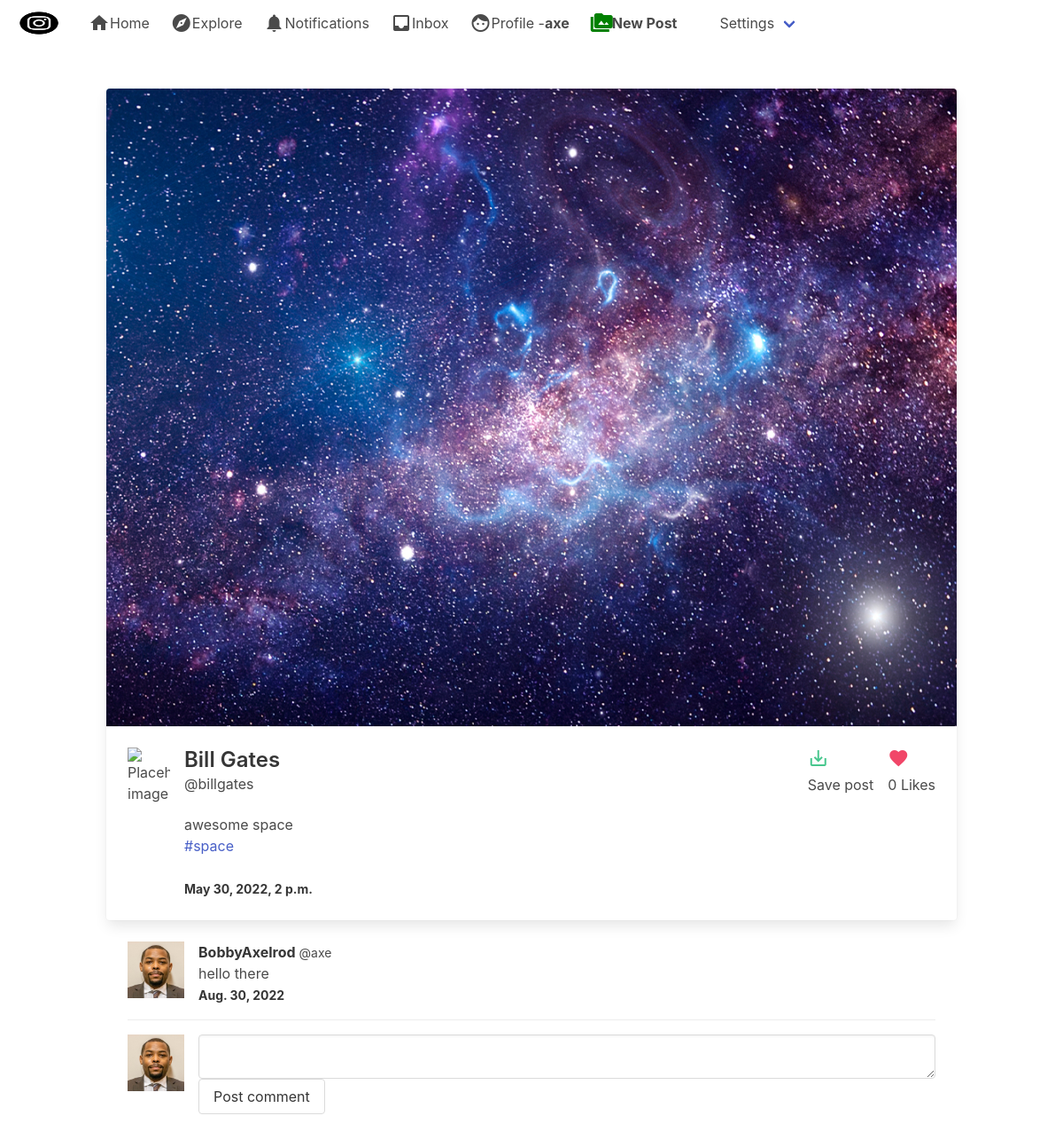
/post/c0ab4b70-957a-4250-979e-1d221618e084 (signed in), run on the app's committed database.
### post/models.py (models this page shows, shortened)
class Post(models.Model):
    id = models.UUIDField(primary_key=True, default=uuid.uuid4, editable=False)
    picture = models.ImageField(upload_to=user_directory_path, verbose_name='Picture', null=False)
    caption = models.TextField(max_length=1500, verbose_name='Caption')
    posted = models.DateTimeField(auto_now_add=True)
    tags = models.ManyToManyField(Tag, related_name='tags')
    user = models.ForeignKey(User, on_delete=models.CASCADE)
    likes = models.IntegerField(default=0)

class Tag(models.Model):
    title = models.CharField(max_length=75, verbose_name='Tag')
    slug = models.SlugField(null=False, unique=True)
    class Meta:
        verbose_name ='Tag'
        verbose_name_plural = 'Tags'
    def get_absolute_url(self):
        return reverse('tags', args=[self.slug])
    def __str__(self):
        return self.title

### authy/models.py (models this page shows)
class Profile(models.Model):
	user = models.OneToOneField(User, on_delete=models.CASCADE)
	first_name = models.CharField(max_length=50, null=True, blank=True)
	last_name = models.CharField(max_length=50, null=True, blank=True)
	location = models.CharField(max_length=50, null=True, blank=True)
	url = models.CharField(max_length=80, null=True, blank=True)
	profile_info = models.TextField(max_length=150, null=True, blank=True)
	created = models.DateField(auto_now_add=True)
	favorites = models.ManyToManyField(Post)
	picture = models.ImageField(upload_to=user_directory_path, blank=True, null=True, verbose_name='Picture')

### comment/models.py (models this page shows)
class Comment(models.Model):
    post = models.ForeignKey(Post, on_delete=models.CASCADE, related_name='comments')
    user = models.ForeignKey(User, on_delete=models.CASCADE)
    body = models.TextField()
    date = models.DateField(auto_now_add=True)

### post/views.py (the view)
# urls.py: path('<uuid:post_id>', PostDetails, name='postdetails'),
@login_required
def PostDetails(request, post_id):
    post = get_object_or_404(Post, id=post_id)
    user = request.user
    profile = Profile.objects.get(user=request.user)
    favorited = False
    comments = Comment.objects.filter(post=post).order_by('date')
    if request.user.is_authenticated:
        profile = Profile.objects.get(user=request.user)
        if profile.favorites.filter(id=post_id).exists():
            favorited = True
    if request.method == 'POST':
        form = CommentForm(request.POST)
        if form.is_valid():
            comment = form.save(commit=False)
            comment.post = post
            comment.user = user
            comment.save()
            return HttpResponseRedirect(reverse('postdetails', args=[post_id]))
    else:
        form = CommentForm()
    template = loader.get_template('post_detail.html')
    context ={
        'post': post,
        'favorited': favorited,
        'profile':profile,
        'form':form,
        'comments':comments,
    }
    return HttpResponse(template.render(context, request))

### comment/forms.py
class CommentForm(forms.ModelForm):
    body = forms.CharField(widget=forms.Textarea(attrs={'class':'input is-medium'}), required=True)
    class Meta:
        model = Comment
        fields = ('body',)

### instagram/templates/post_detail.html (shortened to what this page needs)
{% extends 'base.html' %}
{% load static %}
{% block content %}
      <div class="columns is-mobile is-centered">
        <div class="column">
      <div class="card">
        <div class="card-image">
          <figure class="image is-4by3">
            <img src="{{ post.picture.url }}" alt="Placeholder image">
          </figure>
        </div>
        <div class="card-content">
          <div class="media">
            <div class="media-left">
              <figure class="image is-48x48">
                {% if post.user.profile.picture %}
                <img src="{{ post.user.profile.picture.url }}" alt="Placeholder image">
                {% else %}
                <img src="https://bulma.io/images/placeholders/96x96.png" alt="Placeholder image">
                {% endif %}
              </figure>
            </div>
            <div class="media-content">
              {% if post.user.profile.first_name %}
              <p class="title is-4">{{ post.user.profile.first_name }} {{ post.user.profile.last_name }}</p>
              {% else %}
              <p class="subtitle is-6">Unknown</p>
              {% endif %}
              <p class="subtitle is-6">@{{ post.user.username }}</p>
            {{ post.caption }}
            <p>{% for tag in post.tags.all %}<a href="{{ tag.get_absolute_url }}">#{{ tag }}</a>{% endfor %}</p>
             <br>
             <strong><small> {{ post.posted }}</small></strong>
            </div>
          {% if favorited is True%}
          <div class="media-right">
            <a href="{% url 'postfavorite' post.id %}"><i class="material-icons has-text-danger">save_alt</i></a>
            <p>Remove post</p>
          </div>
          {% else %}
          <div class="media-right">
            <a href="{% url 'postfavorite' post.id %}"><i class="material-icons has-text-success">save_alt</i></a>
            <p>Save post</p>
          </div>
          {% endif %}
          <div class="media-right">
            <a href="{% url 'postlike' post.id %}"><i class="material-icons has-text-danger">favorite</i></a>
            <p>{{ post.likes }} Likes</p>
          </div>
        </div>
        </div>
      </div>
      <div class="card-content">
      {% for comment in comments %}
      <article class="media">
        <figure class="media-left">
          <p class="image is-64x64">
            {% if comment.user.profile.picture %}
              <img src="{{ comment.user.profile.picture.url }}" alt="Placeholder image">
            {% else %}
              <img src="https://bulma.io/images/placeholders/96x96.png" alt="Placeholder image">
            {% endif %}
          </p>
        </figure>
        <div class="media-content">
          <div class="content">
            <p>
              {% if comment.user.profile.first_name %}
              <strong>{{ comment.user.profile.first_name }}{{ comment.user.profile.last_name }}</strong><small> @{{ comment.user.username }}</small></small>
              {% endif %}
              <br>
               {{ comment.body }}
              <br>
              <strong><small>{{ comment.date }}</small></strong>
            </p>
          </div>
      </article>
      {% endfor %}
      <article class="media">
        <figure class="media-left">
          <p class="image is-64x64">
            {% if request.user.profile.picture %}
            <img src="{{ request.user.profile.picture.url }}" alt="Placeholder image">
            {% else %}
            <img src="https://bulma.io/images/placeholders/96x96.png" alt="Placeholder image">
            {% endif %}
          </p>
        </figure>
        <div class="media-content">
          <form method="post" action="" role="form">
          <div class="field">
            <p class="control">
              {{ form.body }}
              <br>
              <button type="submit" name="action" class="button">Post comment</button>
            </p>
          </div>
        </form>
        </div>
      </article>
    </div>
    {% endblock %}

### instagram/templates/base.html (shortened to what this page needs)
{% load static %}
<!DOCTYPE html>
<html>
  <head>
    <link rel="stylesheet" href="{% static 'css/bulma.min.css' %}">
    <link rel="stylesheet" href="{% static 'css/style.css' %}">
  </head>
  <body>
    <nav class="navbar" role="navigation" aria-label="main navigation">
  <div class="navbar-brand">
    <a class="navbar-item" href="https://bulma.io">
      <img src="{% static 'img/i.png' %}" width="64" height="64">
    </a>
  </div>
  <div id="navbarBasicExample" class="navbar-menu">
    <div class="navbar-start">
      <a href="{% url 'index' %}" class="navbar-item">
        <span class="material-icons">home</span>
        Home
      </a>
      <a class="navbar-item">
        <span class="material-icons">explore</span>
        Explore
      </a>
      <a class="navbar-item">
        <span class="material-icons">notifications</span>
        Notifications
      </a>
      <a class="navbar-item">
        <span class="material-icons">inbox</span>
        Inbox
      </a>
      <a href="{% url 'profile' request.user %}" class="navbar-item">
        <span class="material-icons">face</span>
        Profile -<strong>{{ request.user }}</strong>
      </a>
      <a href="{% url 'newpost' %}" class="navbar-item">
        <i style="color:green; font-weight:bold" class="material-icons">perm_media</i>
        <strong>New Post</strong
      </a>
      <div class="navbar-item has-dropdown is-hoverable">
        <a class="navbar-link">
        Settings
        </a>
      </div>
    </div>
  </div>
</nav>
  <section class="section">
    <div class="container">
        {% block content %}
        {% endblock %}
    </div>
    </div>
    </div>
  </section>
  </body>
</html>

### data on the page
Post: picture (picture), user.profile.first_name "Bill", user.profile.last_name "Gates", user.username "billgates", caption "awesome space", posted "May 30, 2022, 2 p.m.", likes "0"
Tag: title "space"
Comment: user.profile.picture (picture), user.profile.first_name "Bobby", user.profile.last_name "Axelrod", user.username "axe", body "hello there", date "Aug. 30, 2022"

### other printed values
{{ request.user }} "axe"
